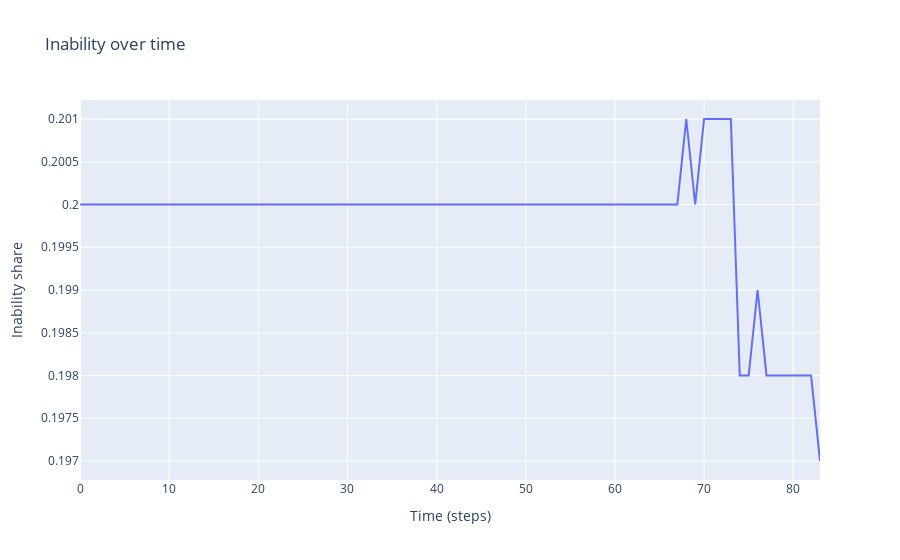

The notebook cell this image was saved under:
### Code cell
import plotly.graph_objects as go

# Assume that `model` is the instance of your model
model_df = model.datacollector.get_model_vars_dataframe()

# Create a line plot
fig = go.Figure(data=go.Scatter(x=model_df.index, y=model_df['Inability Over Time'], mode='lines'))

# Set labels and title
fig.update_layout(title='Inability over time', xaxis_title='Time (steps)', yaxis_title='Inability share')

# Show plot
fig.show()

### Figure 1 — Plotly figure (JSON) as saved in the notebook; plotly's stock layout.template omitted (floating-point values rounded to 4 significant figures)
{"data": [{"mode": "lines", "type": "scatter", "x": [0, 1, 2, 3, 4, 5, 6, 7, 8, 9, 10, 11, 12, 13, 14, 15, 16, 17, 18, 19, 20, 21, 22, 23, 24, 25, 26, 27, 28, 29, 30, 31, 32, 33, 34, 35, 36, 37, 38, 39, 40, 41, 42, 43, 44, 45, 46, 47, 48, 49, 50, 51, 52, 53, 54, 55, 56, 57, 58, 59, 60, 61, 62, 63, 64, 65, 66, 67, 68, 69, 70, 71, 72, 73, 74, 75, 76, 77, 78, 79, 80, 81, 82, 83], "y": [0.2, 0.2, 0.2, 0.2, 0.2, 0.2, 0.2, 0.2, 0.2, 0.2, 0.2, 0.2, 0.2, 0.2, 0.2, 0.2, 0.2, 0.2, 0.2, 0.2, 0.2, 0.2, 0.2, 0.2, 0.2, 0.2, 0.2, 0.2, 0.2, 0.2, 0.2, 0.2, 0.2, 0.2, 0.2, 0.2, 0.2, 0.2, 0.2, 0.2, 0.2, 0.2, 0.2, 0.2, 0.2, 0.2, 0.2, 0.2, 0.2, 0.2, 0.2, 0.2, 0.2, 0.2, 0.2, 0.2, 0.2, 0.2, 0.2, 0.2, 0.2, 0.2, 0.2, 0.2, 0.2, 0.2, 0.2, 0.2, 0.201, 0.2, 0.201, 0.201, 0.201, 0.201, 0.198, 0.198, 0.199, 0.198, 0.198, 0.198, 0.198, 0.198, 0.198, 0.197]}], "layout": {"title": {"text": "Inability over time"}, "xaxis": {"title": {"text": "Time (steps)"}}, "yaxis": {"title": {"text": "Inability share"}}}}
